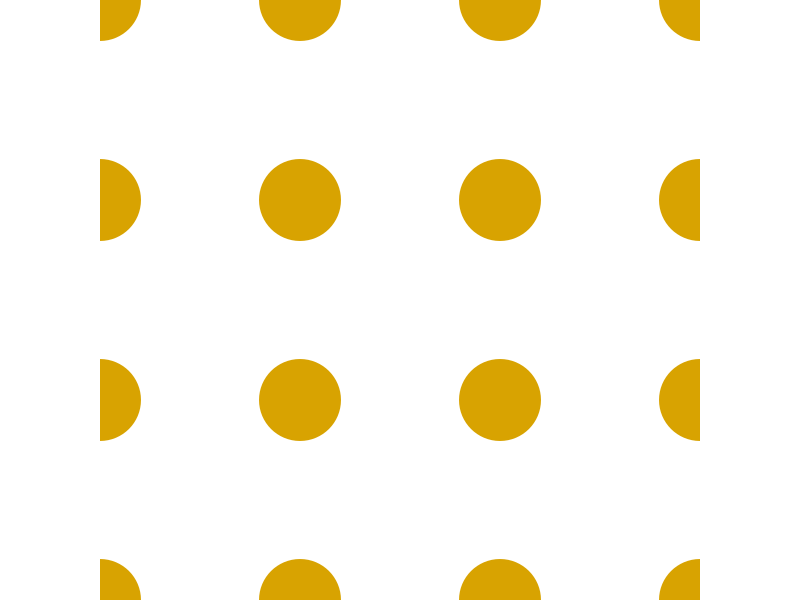
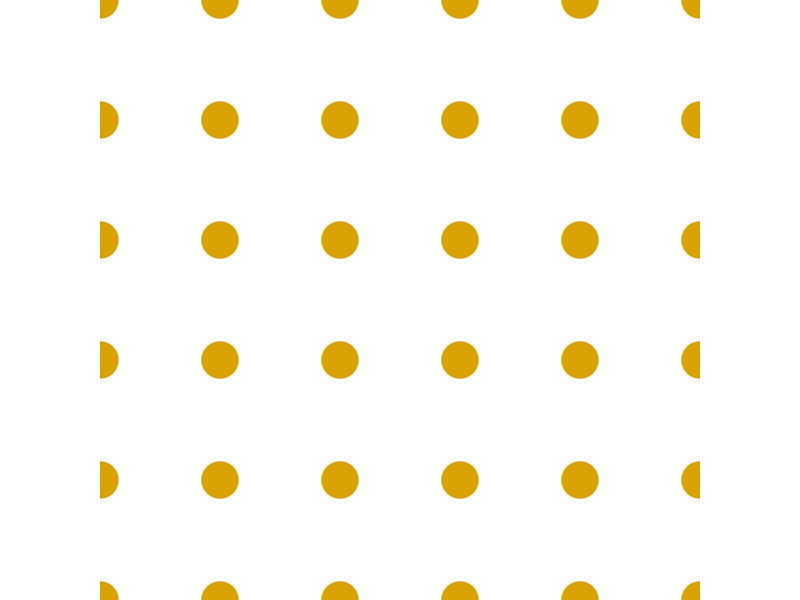
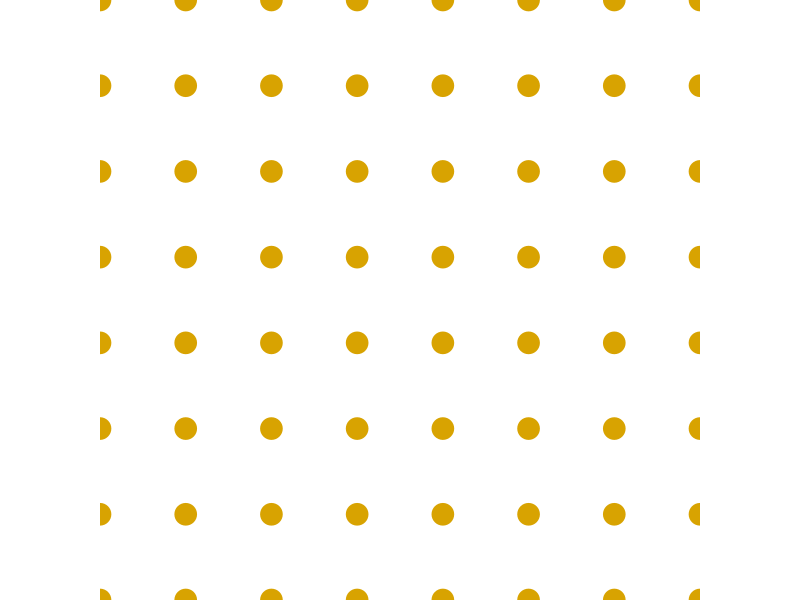
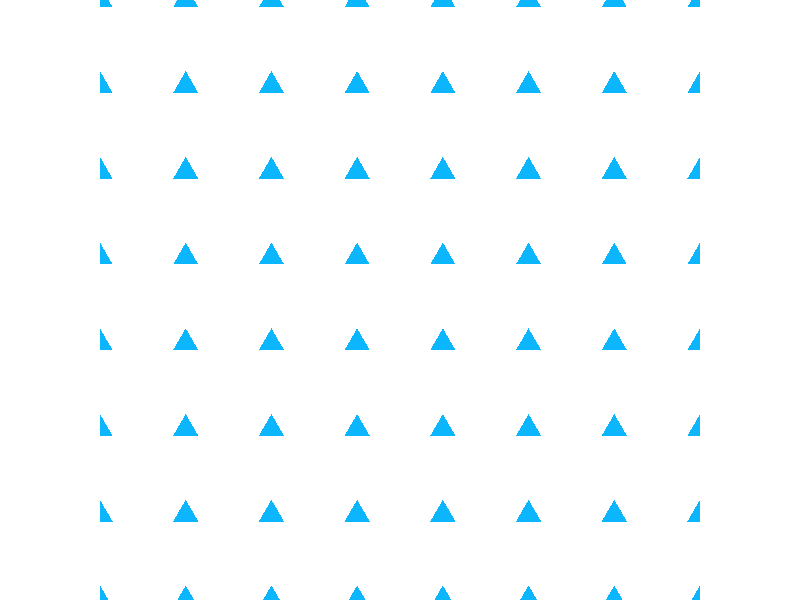
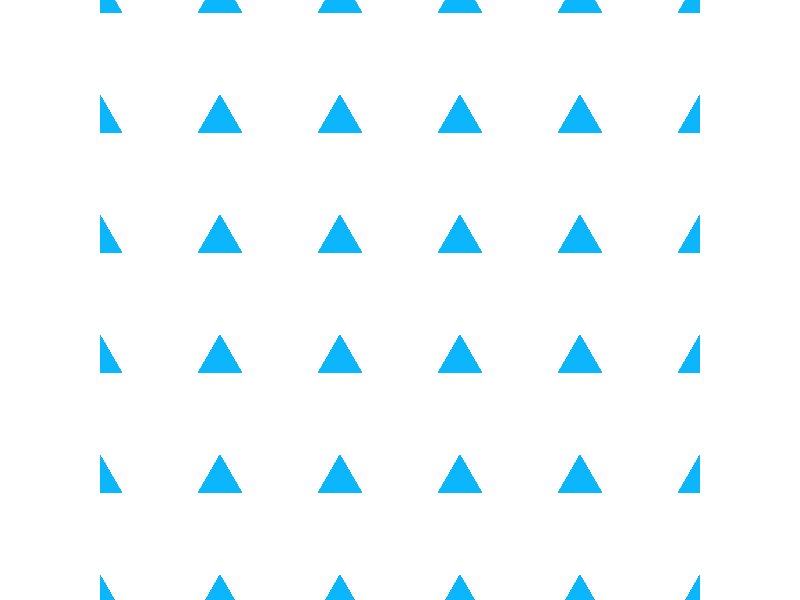
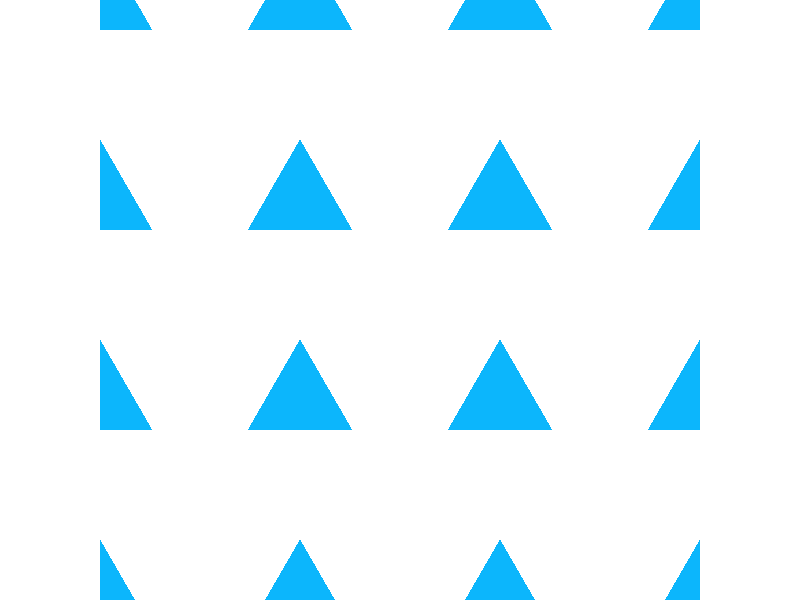
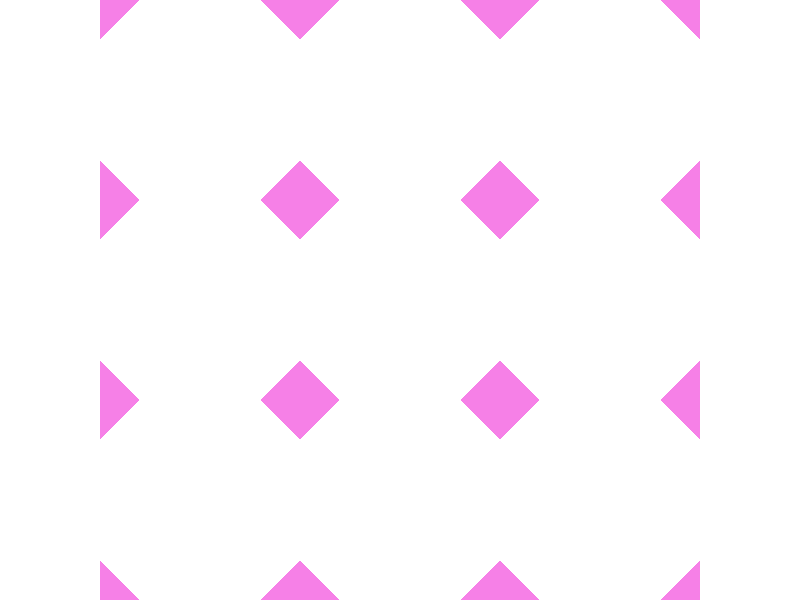
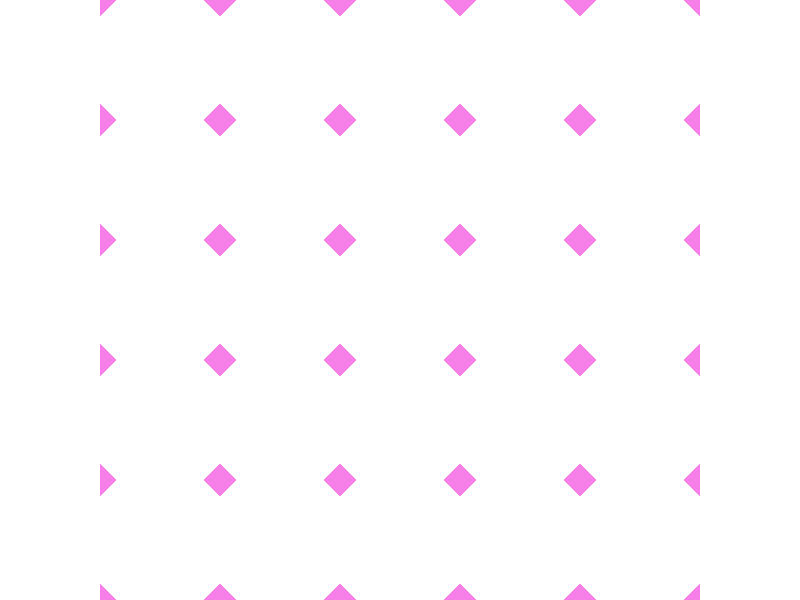

Source code (R) for these figures, in order: (Note: this script raises an error after producing the figures.)
library(tidyverse)
library(colorspace)
library(patchwork)
generate_pavlovian_stim <- function(shapes, hues = NULL, luminance = 70, chroma = 85, wk = NULL) {
    plot_list <- expand_grid(nesting(
        distance = c(17.5, 25, 35),
        size = c(5, 10, 25),
        chroma = chroma #c(15, 50, 85)
    ),
    nesting(
        hue = hues,
        shape = shapes
    ),
    luminance = luminance) %>%
        mutate(color = hex(polarLUV(luminance, chroma, hue), fixup = T))

    plot_background <- function(distance, size, shape, color) {
        grid <- expand_grid(x = seq(0, 125, by = distance), y = x)
        ggplot(grid, aes(x, y)) +
            geom_point(color = color,
                       fill = color,
                       size = size,
                       shape = shape,
                       stroke = 2) +
            coord_fixed(expand = F) +
            theme_void()
    }

    plots <- select(plot_list, distance, size, shape, color) %>%
        arrange(shape, -size) %>%
        pmap(plot_background)
    plots[(length(plots)/2 + 1):length(plots)] <- rev(plots[(length(plots)/2 + 1):length(plots)])
    plots %>% wrap_plots(nrow = 2)

    path <- ifelse(is.null(wk), "PIT", paste0(wk, "/PIT"))
    iwalk(plots,
          ~ ggsave(
              paste0(path, .y, ".png"),
              .x,
              units = "px",
              width = 500,
              height = 500,
              scale = 1,
              dpi = 150
          ))
}

# Wk 0
generate_pavlovian_stim(c("circle", "triangle"), hues = c(58, 237), wk = "wk0")

# Wk 2
generate_pavlovian_stim(c("⬮", "diamond"), hues = c(135, 315), wk = "wk2")

# Wk 4
generate_pavlovian_stim(c("◩", "◒"), hues = c(200, 20), wk = "wk4")

# Wk 24
generate_pavlovian_stim(c(25, 21), c(300, 120), wk = "wk24")

# Wk 28
generate_pavlovian_stim(c("▰", "⬬"), c(40, 220), wk = "wk28")

# EEG s1
generate_pavlovian_stim(c(13, 12), c(180, 0), wk = "EEG1")

# EEG s2
generate_pavlovian_stim(c(14, 10), c(270, 90), wk = "EEG2")

# Colorspace plot
hclplot(hex(fixup = T, polarLUV(H = c(58, 237, 135, 315, 200, 20, 300, 120, 40, 220, 180, 0, 270, 90), C = 85, L = 70)))
specplot(hex(fixup = T, polarLUV(H = c(58, 237, 135, 315, 200, 20, 300, 120, 40, 220, 180, 0, 270, 90), C = 85, L = 70)))
